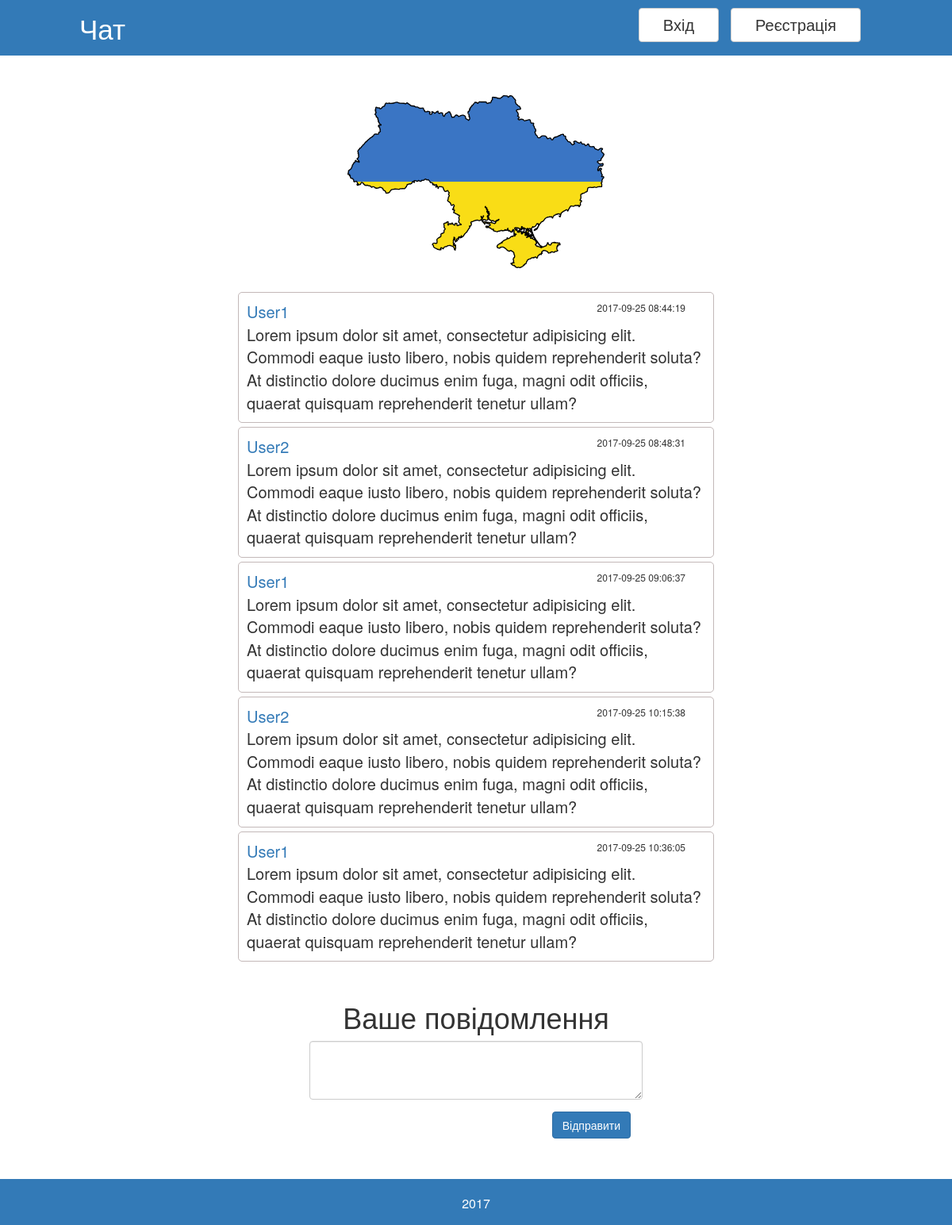
The page / on the database its author committed.
### tables this page shows
CREATE TABLE IF NOT EXISTS `chat` (
  `id_msg` int(10) unsigned NOT NULL AUTO_INCREMENT,
  `user_login` varchar(32) NOT NULL DEFAULT 'Гість',
  `user_id` int(10) NOT NULL,
  `msg` text NOT NULL,
  `date` timestamp NOT NULL DEFAULT CURRENT_TIMESTAMP,
  PRIMARY KEY (`id_msg`)
);

### db_msg.php (the view, shortened to what this page needs)
<?php
$link = mysqli_connect("localhost", "root", "", "data_base")or die("Could not connect: " . mysqli_error());
$query = "SELECT * FROM `chat`";
$res = mysqli_query($link, $query);
while ($row = mysqli_fetch_array($res)) {
    $username = $row['user_login'];
    ?>
    <div class='message-block clearfix'>
        <div class='user-name'><?=$username;?></div>
        <div class='time'><?=$row['date'];?></div>
        <div class='message'><?=$row['msg'];?></div>
    </div>
<?php }
?>

### header.php (shortened to what this page needs)
<!doctype html>
<html lang="en">
<head>
    <link rel="stylesheet" type="text/css" href="css/bootstrap.min.css">
    <link rel="stylesheet" type="text/css" href="css/style.css">
    <link rel="stylesheet" type="text/css" href="css/fonts.css">
    <link rel="stylesheet" href="css/fontawesome/font-awesome.min.css">
</head>
<body>
<header>
    <div class="content">
    <div class="header clearfix">
        <div class="logo">
            <a href="index.php">Чат</a>
        </div>
        <?php
        if (count($user) > 0){
            echo "<div class = 'username'>".$user['user_login']."</a></div>"."<div class='exit'><a href = 'exit_user.php'>Вихід</a></div>";
        }else{
            echo '<a href = "register.php"><button type="button" class="btn btn-default reg-btn">Реєстрація</button></a><a href = "login.php"><button type="button" class="btn btn-default login-btn">Вхід</button></a></div>';
        }
        ?>
    </div>
</header>

### index.php (shortened to what this page needs)
<?php
$link = mysqli_connect("localhost", "root", "", "data_base")or die("Could not connect: " . mysqli_error());
$sid = $_SESSION['user_id'];
$user = $link->query("SELECT * FROM `user` WHERE `user_id` = '".$sid."' LIMIT 1") -> fetch_assoc();
?>
<?php
require_once ('header.php');
?>
<div class="content">
    <img class="ua" src="images/Outline_of_Ukraine.svg" alt="">
    <?php
    require_once ('db_msg.php');
    ?>
    <div class="form-block">
        <form action="index.php" name="message"  method="post">
            <h1 class="form-signin-heading title">Ваше повідомлення</h1>
            <textarea class="form-control send-form" rows="3" name="msg"></textarea>
            <button class="btn btn-md btn-primary btn-send" type="submit" name="submit_msg">Відправити</button>
        </form>
    </div>
</div>
<?php
require_once ('footer.php');

### footer.php
<div class="footer">
    <p>2017</p>
</div>
</body>
</html>

### css/style.css (style rules this page uses)
.clearfix:after, .clearfix:before { display: table; content: ''; }
.clearfix:after { clear: both; }
.form-block { text-align: center; display: block; margin: 50px auto; float: none; width: 35%; }
.login-btn, .reg-btn { margin-right: 15px; padding-left: 30px; padding-right: 30px; font-size: 20px; float: right; }
.title { text-align: center; }
.header { color: #fff; background-color: #337ab7; border-color: #2e6da4; font-size: 16px; margin-bottom: 50px; padding: 10px 100px; }
.logo { width: 50%; cursor: pointer; float: left; font-size: 35px; }
.logo a { color: #fff; }
.send-form { display: block; margin: 0 auto; width: 100%; }
.btn-send { float: right; margin: 15px; }
.message-block { width: 50%; display: block; margin: 5px auto; border: 1px solid #c3b8b8; padding: 10px; border-radius: 5px; font-size: 20px; }
.user-name { float: left; padding-right: 20px; color: #337ab7; }
.time { font-size: 12px; float: right; padding-right: 25px; }
.message { float: left; width: 100%; }
.footer { width: 100%; color: #fff; background-color: #337ab7; border-color: #2e6da4; text-align: center; font-size: 16px; margin-top: 50px; padding-top: 20px; padding-bottom: 20px; height: 58px; }
.content { min-height: calc(100% - 58px); margin-bottom: -58px; }
.content:after { content: ''; display: block; }
.content:after, .footer { height: 58px; }
.ua { display: block; width: 27%; height: auto; margin: 0 auto 30px auto; }

### rows shown on the page
chat: user_login "User1", date "2017-09-25 08:44:19", msg "Lorem ipsum dolor sit amet, consectetur adipisicing elit. Commodi eaque iusto libero, nobis quidem reprehenderit soluta? At distinctio dolore ducimus enim fuga, magni odit officiis, quaerat quisquam reprehenderit tenetur ullam?"
chat: user_login "User2", date "2017-09-25 08:48:31", msg "Lorem ipsum dolor sit amet, consectetur adipisicing elit. Commodi eaque iusto libero, nobis quidem reprehenderit soluta? At distinctio dolore ducimus enim fuga, magni odit officiis, quaerat quisquam reprehenderit tenetur ullam?"
chat: user_login "User1", date "2017-09-25 09:06:37", msg "Lorem ipsum dolor sit amet, consectetur adipisicing elit. Commodi eaque iusto libero, nobis quidem reprehenderit soluta? At distinctio dolore ducimus enim fuga, magni odit officiis, quaerat quisquam reprehenderit tenetur ullam?"
chat: user_login "User2", date "2017-09-25 10:15:38", msg "Lorem ipsum dolor sit amet, consectetur adipisicing elit. Commodi eaque iusto libero, nobis quidem reprehenderit soluta? At distinctio dolore ducimus enim fuga, magni odit officiis, quaerat quisquam reprehenderit tenetur ullam?"
chat: user_login "User1", date "2017-09-25 10:36:05", msg "Lorem ipsum dolor sit amet, consectetur adipisicing elit. Commodi eaque iusto libero, nobis quidem reprehenderit soluta? At distinctio dolore ducimus enim fuga, magni odit officiis, quaerat quisquam reprehenderit tenetur ullam?"
